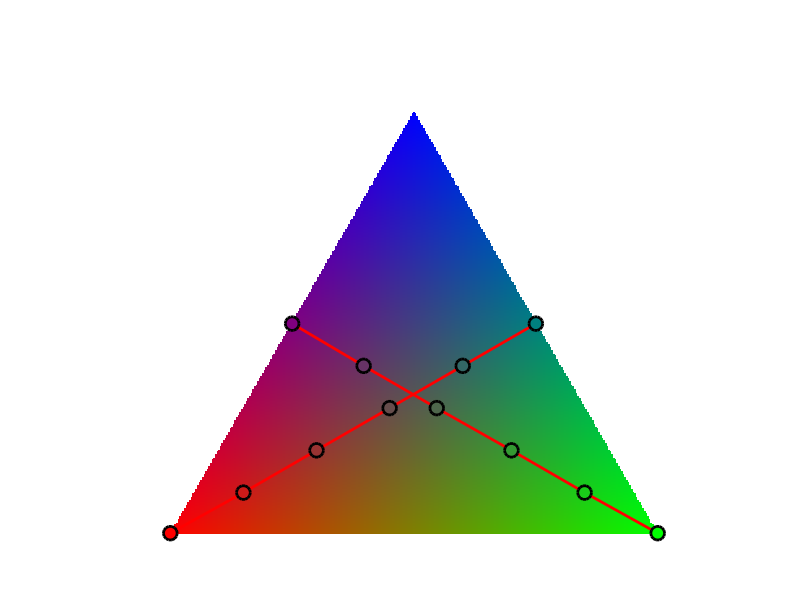
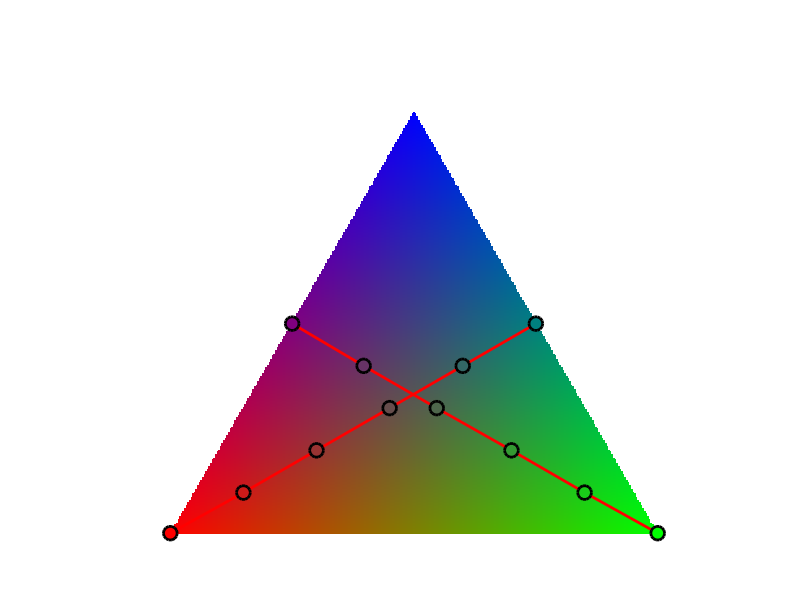

Write the MATLAB code that produced these figures, in order.
% graphics in trilinear coordinates
%
% gsxia.lhi@gmail.com

clear all; 
close all;
clc;

%%
rep = '../results/barycenter/';

if not(exist(rep))
    mkdir(rep);
end

%%
n = 300;

vA = [1, 0];
vB = [1/2, sqrt(3)/2];

[Px, Py] = meshgrid(0:n, 0:n);
Px = Px./n;
Py = Py./n;

% triangle for dislapying
xlabel = sqrt(3)*Px - Py >=0 ;
ylabel = sqrt(3)*Px + Py - sqrt(3) <=0 ;
trilabel = xlabel & ylabel;

% from 2D Cartesian coordinates to trilinear coordinates
x = (Px.*vB(2) - Py.*vB(1))./( vA(1).*vB(2) - vA(2).*vB(1));
y = (Px.*vA(2) - Py.*vA(1))./(-vA(1).*vB(2) + vA(2).*vB(1));
z = 1 - x - y;

% display trilinear coordinates using color (x, y, z)
im = ones(n+1, n+1, 3);
im(:,:,1) = z.*trilabel + ~trilabel;
im(:,:,2) = x.*trilabel + ~trilabel;
im(:,:,3) = y.*trilabel + ~trilabel;
h1 = figure; 
imagesc(im); axis xy; axis equal; axis off;  hold on

%% 
% geodesics

s = 0:0.2:1;

% %% path2
ti = [1-s];
tj = [s/2];

xPx = ti.*vA(1) + tj.*vB(1);
yPy = ti.*vA(2) + tj.*vB(2);
iP = floor(xPx*n + 1);
jP = floor(yPy*n + 1);

plot(iP, jP, 'r-', 'LineWidth',2); hold on
for i = 1:length(iP)
    indi = iP(i); 
    indj = jP(i);
    plot(iP(i), jP(i), 'o', ... 
        'MarkerSize',10, ...
        'LineWidth',2,...
        'MarkerEdgeColor','k', ...
        'MarkerFaceColor',[z(indj,indi) x(indj,indi) y(indj,indi)] ); hold on
end

% %% path2
ti = s/2;
tj = s/2;

xPx = ti.*vA(1) + tj.*vB(1);
yPy = ti.*vA(2) + tj.*vB(2);
iP = floor(xPx*n + 1);
jP = floor(yPy*n + 1);

plot(iP, jP, 'r-', 'LineWidth',2); hold on
for i = 1:length(iP)
    indi = iP(i); 
    indj = jP(i);
    plot(iP(i), jP(i), 'o', ... 
        'MarkerSize',10, ...
        'LineWidth',2,...
        'MarkerEdgeColor','k', ...
        'MarkerFaceColor',[z(indj,indi) x(indj,indi) y(indj,indi)] ); hold on
end
%%
str = [rep 'trilinear-coordinates']; axis tight;
saveas(h1, [str '.eps'], 'epsc');
saveas(h1, [str '.png'], 'png');